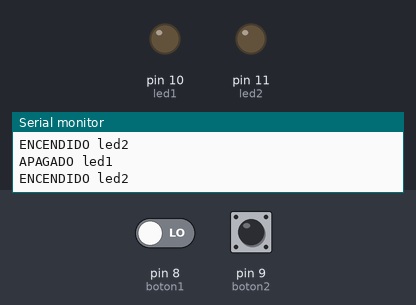
This sketch was run on a simulated Arduino Uno, built with avr-gcc and run on an emulated ATmega328P. On the bench: output pins drawn as LEDs (lit = HIGH), the last lines printed to the serial monitor. The inputs (shaded band) are chosen by the test bench; at power-on: pin 9 (boton2) LOW, pin 8 (boton1) LOW.

Above: at 2.8 s.
2.9 s: pin 9 (boton2) pulled HIGH for 1.2 s
At 4.4 s:
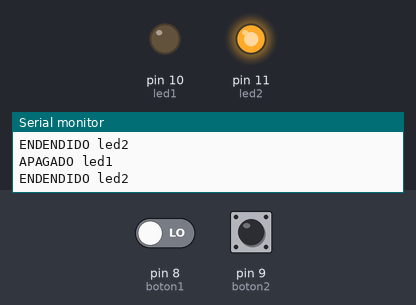
5.6 s: pin 8 (boton1) driven HIGH and pin 9 (boton2) driven HIGH
At 6.7 s:
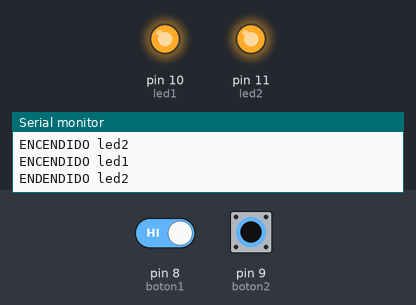
7.5 s: pin 8 (boton1) driven LOW
At 8.3 s:
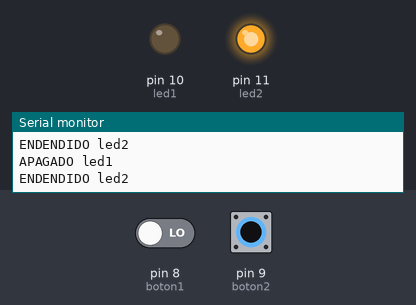
9.5 s: pin 8 (boton1) driven HIGH
At 11.0 s:
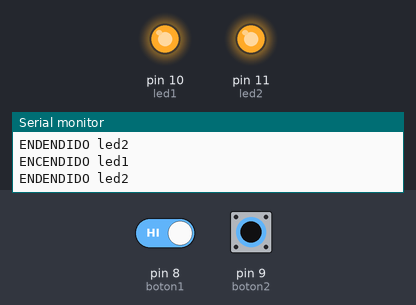
Timing chart, 0 to 12.5 s (numbered marks = the images above; inputs shaded):
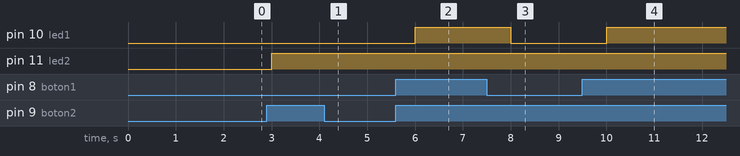

Measured:
- after the input at 2.9 s, pin 11 (led2): LOW → HIGH after 0.10 s
- after the input at 5.6 s, pin 10 (led1): LOW → HIGH after 0.40 s
- after the input at 7.5 s, pin 10 (led1): HIGH → LOW after 0.50 s
- after the input at 9.5 s, pin 10 (led1): LOW → HIGH after 0.50 s

The sketch:

ejercicio4.ino
```cpp
int led1=10;
int led2=11;
int boton1=8;
int boton2=9;


void setup() {
Serial.begin(9600);
int valor1=LOW;
int valor2=LOW;
pinMode(boton1,INPUT);
pinMode(boton2,INPUT);
pinMode(led1,OUTPUT);
pinMode(led2,OUTPUT);
}

void loop() {
int  valor1=digitalRead(boton1);
 int  valor2=digitalRead(boton2);


    if(valor1==HIGH){
     Serial.println("ENCENDIDO led1");
      digitalWrite(led1,HIGH);

     }else{
      Serial.println("APAGADO led1");
      digitalWrite(led1,LOW);
      }
    if(valor2==HIGH){
      Serial.println("ENDENDIDO led2");
      digitalWrite(led2,HIGH);

      }else{
        Serial.println("ENCENDIDO led2");
      digitalWrite(led1,LOW);
        }
delay(1000);
}
```
